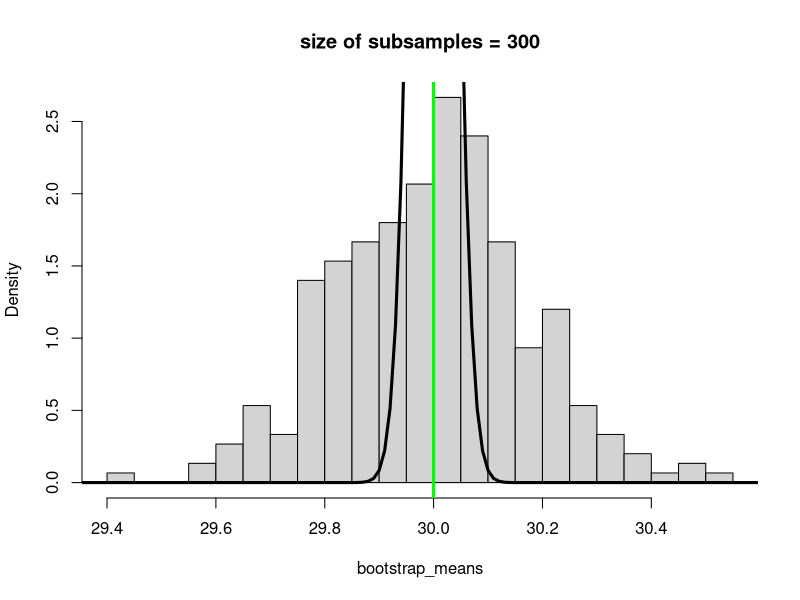
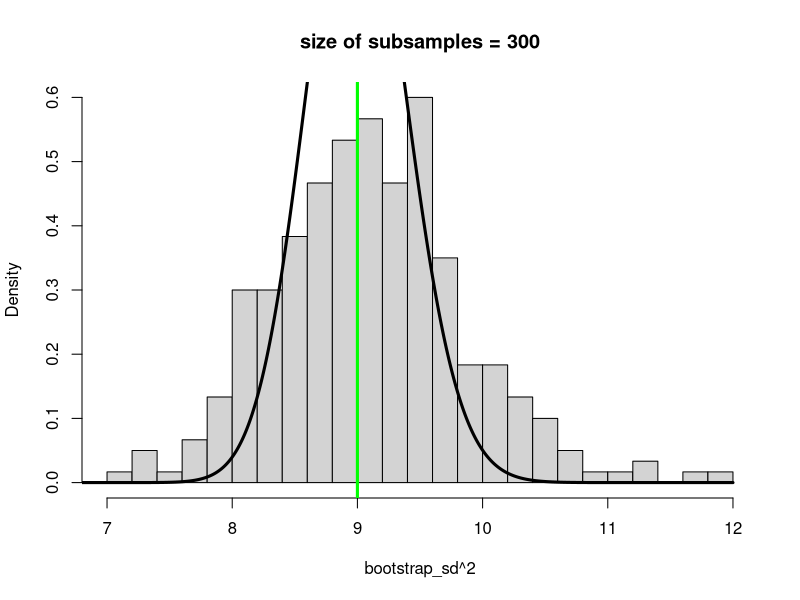
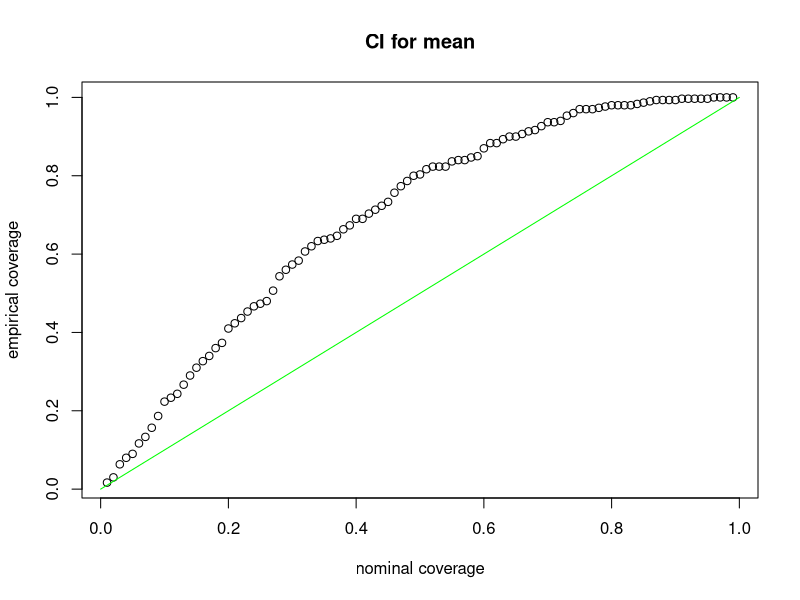
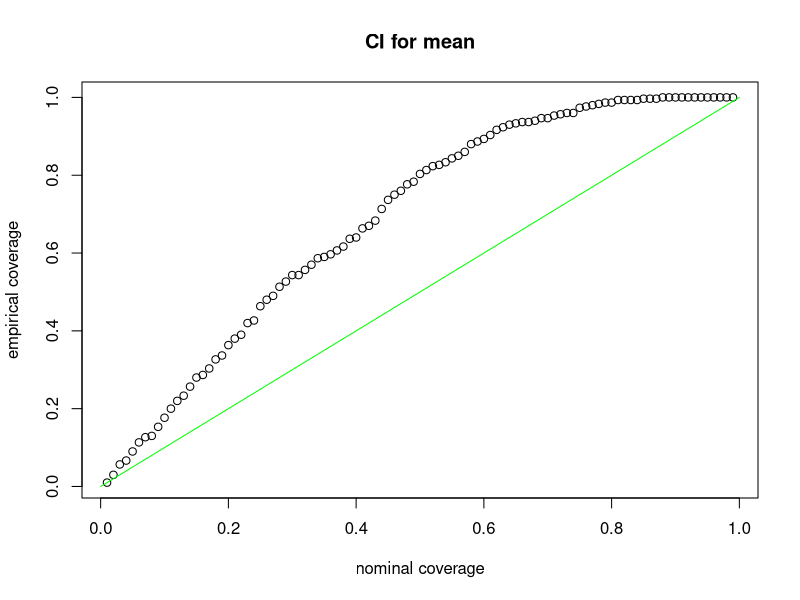

Recreate these plots in R, in order.
# Introduction to bootstrapping

# Consider bootstrapping to approximatet the sampling distribution of the
# sample mean of an observed sample of data

n = 1000
mu = 30
sigma = 3
x = rnorm(n, mean=mu, sd=sigma)

m = 300
num_boot_samples = 300
bootstrap_means = rep( NA, num_boot_samples)
for(k in 1:num_boot_samples){
	sub_x = sample( x, size=m, replace=T)
	bootstrap_means[k] = mean(sub_x)
}

# Plot the histogram of the subsampled sample means
hist( bootstrap_means, breaks=floor(sqrt(num_boot_samples)), freq=F,
      main=paste0("size of subsamples = ",m))
abline( v=mu, col="green", lwd=3)

# Compare the histogram to the actual sampling distribution of the sample mean 
# for Gaussian data
grid = seq( mu-3, mu+3, by=.01)
lines( grid, dnorm( grid, mean=mu, sd=1/sqrt(n)), lwd=3)

# Repeat the above analysis for varying sample sizes n and subsample sizes m


# Next, consider the sampling distribution of the sample standard deviation
m = 300
num_boot_samples = 300
bootstrap_sd = rep( NA, num_boot_samples)
for(k in 1:num_boot_samples){
	sub_x = sample( x, size=m, replace=T)
	bootstrap_sd[k] = sd(sub_x)
}

# Plot the histogram of the subsampled sample variances
hist( bootstrap_sd^2, breaks=floor(sqrt(num_boot_samples)), freq=F,
      main=paste0("size of subsamples = ",m))
abline( v=sigma^2, col="green", lwd=3)

# Compare the histogram to the actual sampling distribution of the sample 
# standard deviation for Gaussian data
grid = seq( sigma^2-3, sigma^2+3, by=.01)
lines( grid, (n-1)*dchisq( (n-1)*grid/sigma^2, df=n-1)/sigma^2, lwd=3)


# A bootstrapped confidence interval can be constructed for both mu and sigma by
# computing the empirical alpha/2 and 1-alpha/2 quantiles.  This approach is 
# called the percentile bootstrap confidence interval

# Percentile bootstrap confidence interval for the mean
alpha = .05
lower = quantile( bootstrap_means, probs=alpha/2); lower
upper = lower = quantile( bootstrap_means, probs=1-alpha/2); upper
mu

# Percentile bootstrap confidence interval for the standard deviation
alpha = .05
lower = quantile( bootstrap_sd, probs=alpha/2); lower
upper = lower = quantile( bootstrap_sd, probs=1-alpha/2); upper
sigma

# How about the coverage of these confidence intervals?

# Confidence interval for mu
num_sims = 300
m = 300
num_boot_samples = 1000
nominal_coverage = seq( .01, .99, by=.01)
coverage = rep( 0, length(nominal_coverage))
for(j in 1:num_sims){
	
	x = rnorm(n, mean=mu, sd=sigma)

	bootstrap_means = rep( NA, num_boot_samples)
	for(k in 1:num_boot_samples){
		sub_x = sample( x, size=m, replace=T)
		bootstrap_means[k] = mean(sub_x)
	}
	
	for(r in 1:length(nominal_coverage)){
		alpha = 1-nominal_coverage[r]
		lower = quantile( bootstrap_means, probs=alpha/2)
		upper = quantile( bootstrap_means, probs=1-alpha/2)
		if(lower < mu & mu < upper) coverage[r] = coverage[r] + 1
	}
}
coverage = coverage / num_sims

plot( nominal_coverage, coverage, xlab="nominal coverage", main="CI for mean",
      ylab="empirical coverage")
lines( c(0,1), c(0,1), col="green")

# Confidence interval for sigma
num_sims = 300
m = 300
num_boot_samples = 300
nominal_coverage = seq( .01, .99, by=.01)
coverage = rep( 0, length(nominal_coverage))
for(j in 1:num_sims){
	
	x = rnorm(n, mean=mu, sd=sigma)

	bootstrap_sd = rep( NA, num_boot_samples)
	for(k in 1:num_boot_samples){
		sub_x = sample( x, size=m, replace=T)
		bootstrap_sd[k] = sd(sub_x)
	}
	
	for(r in 1:length(nominal_coverage)){
		alpha = 1-nominal_coverage[r]
		lower = quantile( bootstrap_sd, probs=alpha/2)
		upper = quantile( bootstrap_sd, probs=1-alpha/2)
		if(lower < sigma & sigma < upper) coverage[r] = coverage[r] + 1
	}
}
coverage = coverage / num_sims

plot( nominal_coverage, coverage, xlab="nominal coverage", main="CI for mean",
      ylab="empirical coverage")
lines( c(0,1), c(0,1), col="green")

















